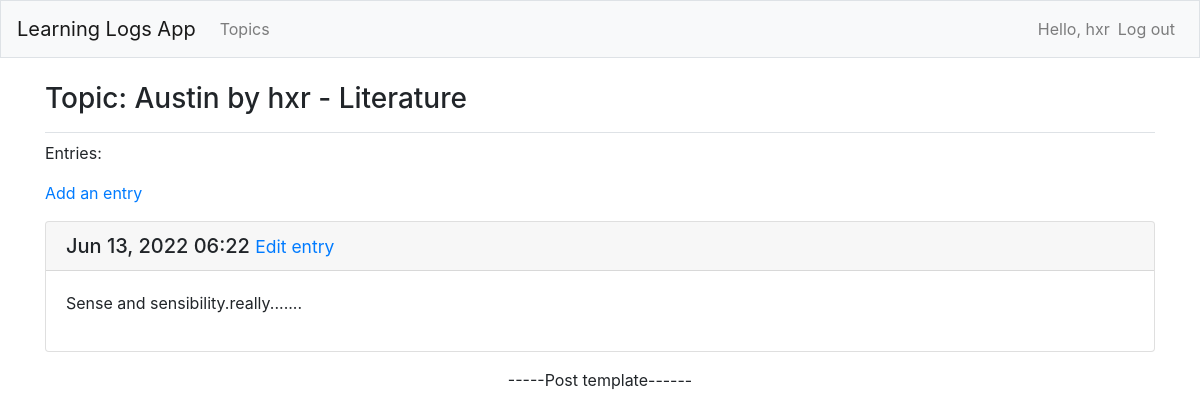
Screenshot of /ll/topic/11/ (signed in) with the database file from the repository.
### learning_logs_app/models.py (models this page shows, shortened)
class Topic( models.Model ):
    LITERATURE = 'LI'
    SPORTS = 'SP'
    EDUCATION = 'ED'
    CHILDEDU = 'CED'
    ADULTEDU = 'AED'
    MISCELLANEOUS = 'MI'
    TOPIC_CATE_CHOICES = [
        ( LITERATURE, 'Literature' ),
        ( SPORTS, 'Sports' ),
        ( EDUCATION, (
                ( CHILDEDU, 'Children Education' ),
                ( ADULTEDU, 'Adult Education' ),
            ),
        ),
        ( MISCELLANEOUS, 'Miscellaneous'),
    ]
    topic_cate = models.CharField(
        max_length = 3,
        choices = TOPIC_CATE_CHOICES,
        default = LITERATURE
    )
    owner = models.ForeignKey( User, on_delete = models.CASCADE )
    text = models.CharField( max_length = 200 )
    date_added = models.DateTimeField( auto_now_add = True )
    def __str__( self ):
        return f"{ self.text } - { self.get_topic_cate_display() }"

class Entry( models.Model ):
    topic = models.ForeignKey( Topic, on_delete = models.CASCADE )
    text = models.TextField()
    date_added = models.DateTimeField( auto_now_add = True )
    class Meta:
        verbose_name_plural = 'entries'

### learning_logs_app/views.py (the view)
# urls.py: path( 'topic/<int:topic_id>/', views.topic, name = 'topic' ),
@login_required
def topic( request, topic_id ):
    topic = Topic.objects.get( id = topic_id )
    if not_owner( request, topic ):
        raise Http404
    entries = topic.entry_set.order_by( '-date_added' )
    context = { 'topic' : topic, 'entries' : entries }
    return render( request, 'learning_logs_app/topic.html', context )

### learning_logs_app/views.py (called while the page is built)
def not_owner( request, obj ):
    return obj.owner != request.user

### learning_logs_app/templates/learning_logs_app/topic.html
{% extends 'learning_logs_app/base.html' %}
{% block page_header %}
  <h3>Topic: {{ topic }}</h3>
{% endblock page_header %}
{% block content %}
  <p>Entries:</p>
  <p>
    <a href = "{% url 'learning_logs_app:new_entry' topic.id %}">Add an entry</a>
  </p>
  {% for entry in entries %}
    <div class = 'card mb-3'>
      <h5 class = 'card-header'>
        {{ entry.date_added|date:'M d, Y H:i' }}
	<small>
          <a href ="{% url 'learning_logs_app:edit_entry' entry.id %}">Edit entry</a>
	</small>
      </h5>
      <div class = 'card-body'>
        {{ entry.text|linebreaks }}
      </div>
    </div>
  {% empty %}
    <p>No entry found for this topic yet.</p>
  {% endfor %}
{% endblock content %}

### learning_logs_app/templates/learning_logs_app/base.html (shortened to what this page needs)
{% load bootstrap4 %}
<!doctype html>
<html lang = 'en'>
  <head>
    {% bootstrap_css %}
  </head>
  <body>
    <nav class = 'navbar navbar-expand-md navbar-light bg-light mb-4 border'/>
      <a class = 'navbar-brand' href = "{% url 'learning_logs_app:index' %}">Learning Logs App</a>
      <div class = 'collapse navbar-collapse' id = 'navbarCollapse'>
        <ul class = 'navbar-nav mr-auto'>
          <li class = 'nav-item'>
            <a class = 'nav-link' href = "{% url 'learning_logs_app:topics' %}">Topics</a>
          </li>
        </ul>
        <ul class = 'navbar-nav ml-auto'>
          {% if user.is_authenticated %}
            <li class = 'nav-item'>
              <span class = 'navbar-text'>Hello, {{ user.username }}</span>
            </li>
	    <li class = 'nav-item'>
              <a class = 'nav-link' href = "{% url 'users:logout' %}">Log out</a>
            </li>
          {% endif %}
        </ul>
      </div>
    <main role = 'main' class = 'container'>
      <div class = 'pb-2 mb-2 border-bottom'>
        {% block page_header %} {% endblock page_header %}
      </div>
      <div>
        {% block content %} {% endblock content %}
      </div>
<p align = 'center' >-----Post template------</p>
    </main>
  </body>
</html>

### rows the page displays
Topic: text+topic_cate "Austin by hxr - Literature"
Entry: date_added "Jun 13, 2022 06:22", text "Sense and sensibility.really......."

### other values shown
{{ user.username }} "hxr"
